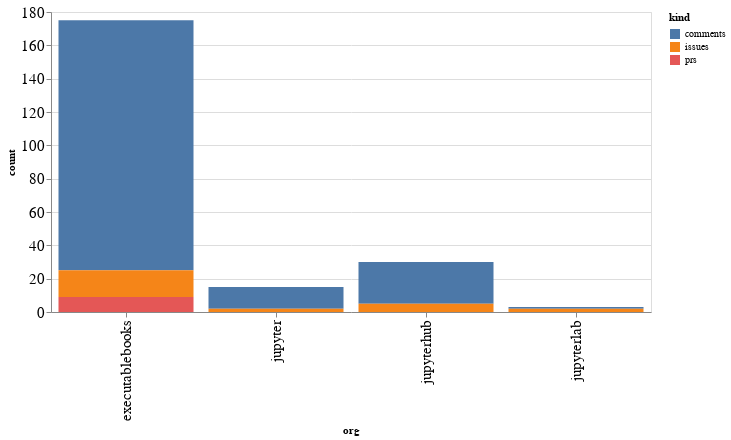

The notebook cell saved with this chart:
### Code cell
alt.Chart(org_summaries, width=600).mark_bar().encode(
    x='org',
    y='count',
    color='kind',
    tooltip="org"
)

### Figure 1 — Vega-Lite specification as saved in the notebook (floating-point values rounded to 4 significant figures)
{"config": {"axisLeft": {"labelFontSize": 15}, "axisBottom": {"labelFontSize": 15}}, "data": {"name": "data-a74de6d36de52b52dc1fc510a2f93788"}, "mark": "bar", "encoding": {"color": {"type": "nominal", "field": "kind"}, "tooltip": {"type": "nominal", "field": "org"}, "x": {"type": "nominal", "field": "org"}, "y": {"type": "quantitative", "field": "count"}}, "width": 600, "$schema": "https://vega.github.io/schema/vega-lite/v4.8.1.json", "datasets": {"data-a74de6d36de52b52dc1fc510a2f93788": [{"org": "executablebooks", "kind": "comments", "count": 150}, {"org": "executablebooks", "kind": "issues", "count": 16}, {"org": "executablebooks", "kind": "prs", "count": 9}, {"org": "jupyter", "kind": "comments", "count": 13}, {"org": "jupyter", "kind": "issues", "count": 2}, {"org": "jupyterhub", "kind": "comments", "count": 25}, {"org": "jupyterhub", "kind": "issues", "count": 5}, {"org": "jupyterlab", "kind": "comments", "count": 1}, {"org": "jupyterlab", "kind": "issues", "count": 2}]}}
